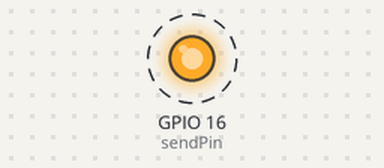
A program run on a simulated Raspberry Pi (BCM pin numbers). On the bench: output pins drawn as LEDs (lit = HIGH). Dashed ring = blinking.

Above: at 0.5 s.
Timing chart, 0 to 4.6 s (numbered marks = the images above):
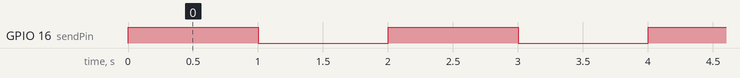

Measured:
- by itself, GPIO 16 (sendPin): alternates HIGH for 1.0 s and LOW for 1.0 s

The program:

infrared-send.py
```python
import RPi.GPIO as GPIO
import time
import binascii as ba
import sys

sendPin = 16
bittime = 1

GPIO.setmode(GPIO.BCM)
GPIO.setup(sendPin, GPIO.OUT)

while True:
	GPIO.output(sendPin, GPIO.HIGH)
	time.sleep(bittime)
	GPIO.output(sendPin, GPIO.LOW)
	time.sleep(bittime)
```
